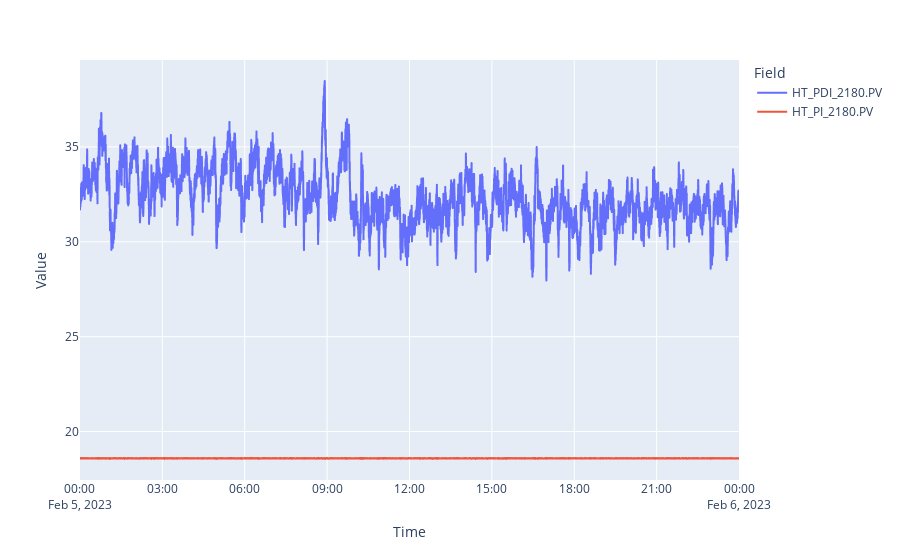

The code cell stored with this chart in its notebook:
### Markdown cell above
#### A. Plotly

### Code cell
px.line(
    df, x="_time", y="_value", 
    line_group=df["_field"], 
    color=df["_field"], 
    labels={"_time": "Time", "_value": "Value", "_field": "Field"}
)

### Figure 1 — Plotly figure (JSON) as saved in the notebook; plotly's stock layout.template omitted (floating-point values rounded to 4 significant figures; data arrays with more than 128 entries replaced by an {"elided": "..."} marker saying what was removed)
{"data": [{"hovertemplate": "Field=HT_PDI_2180.PV<br>Time=%{x}<br>Value=%{y}<extra></extra>", "legendgroup": "HT_PDI_2180.PV", "line": {"color": "#636efa", "dash": "solid"}, "marker": {"symbol": "circle"}, "mode": "lines", "name": "HT_PDI_2180.PV", "showlegend": true, "type": "scattergl", "x": {"elided": "17142 str values"}, "xaxis": "x", "y": {"elided": "17142 float values"}, "yaxis": "y"}, {"hovertemplate": "Field=HT_PI_2180.PV<br>Time=%{x}<br>Value=%{y}<extra></extra>", "legendgroup": "HT_PI_2180.PV", "line": {"color": "#EF553B", "dash": "solid"}, "marker": {"symbol": "circle"}, "mode": "lines", "name": "HT_PI_2180.PV", "showlegend": true, "type": "scattergl", "x": {"elided": "14407 str values"}, "xaxis": "x", "y": {"elided": "14407 float values"}, "yaxis": "y"}], "layout": {"autosize": true, "legend": {"title": {"text": "Field"}, "tracegroupgap": 0}, "margin": {"t": 60}, "xaxis": {"anchor": "y", "autorange": true, "domain": [0, 1], "range": ["2023-02-05 00:00:05", "2023-02-06"], "title": {"text": "Time"}, "type": "date"}, "yaxis": {"anchor": "x", "autorange": true, "domain": [0, 1], "range": [17.45, 39.58], "title": {"text": "Value"}, "type": "linear"}}}
